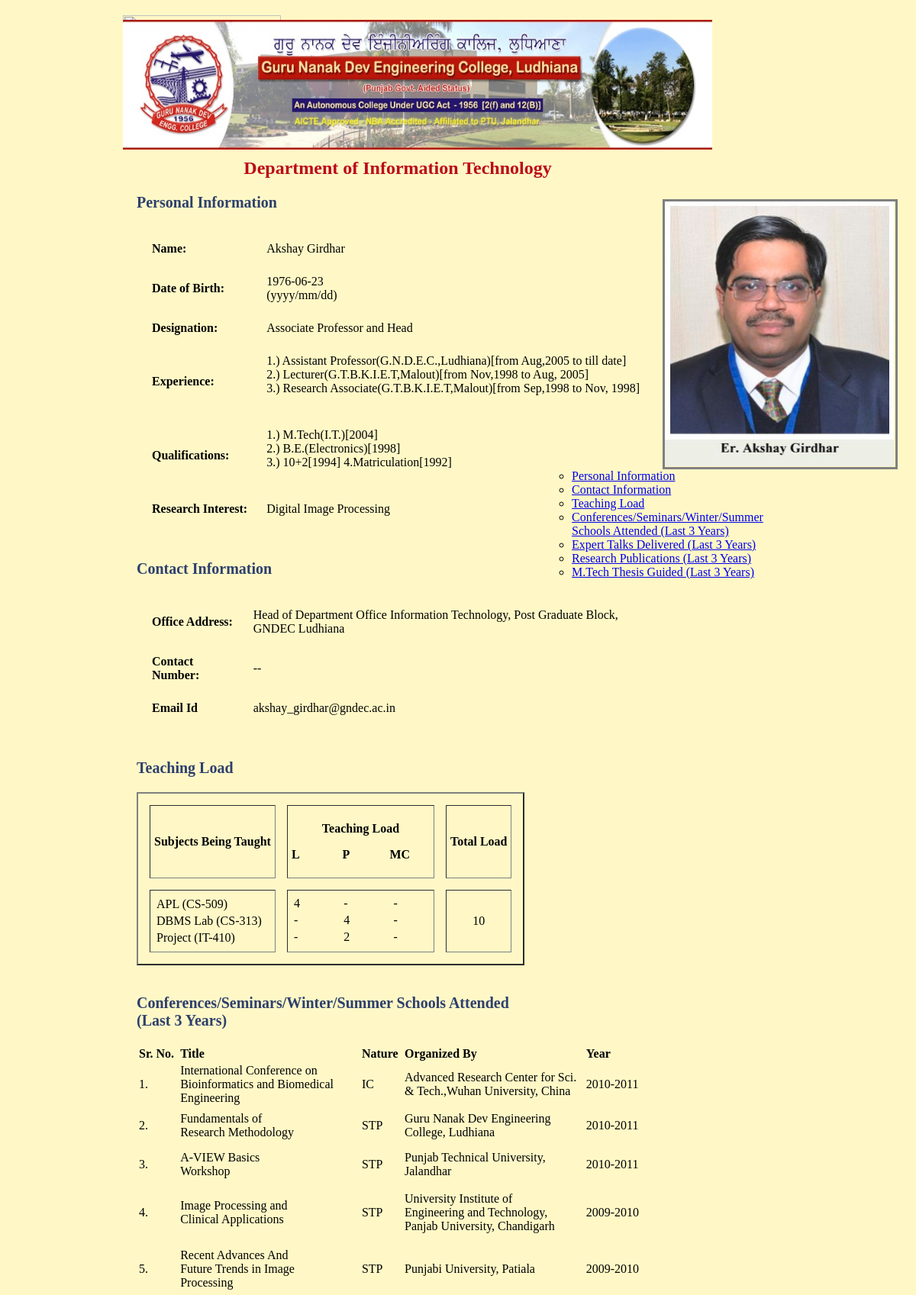
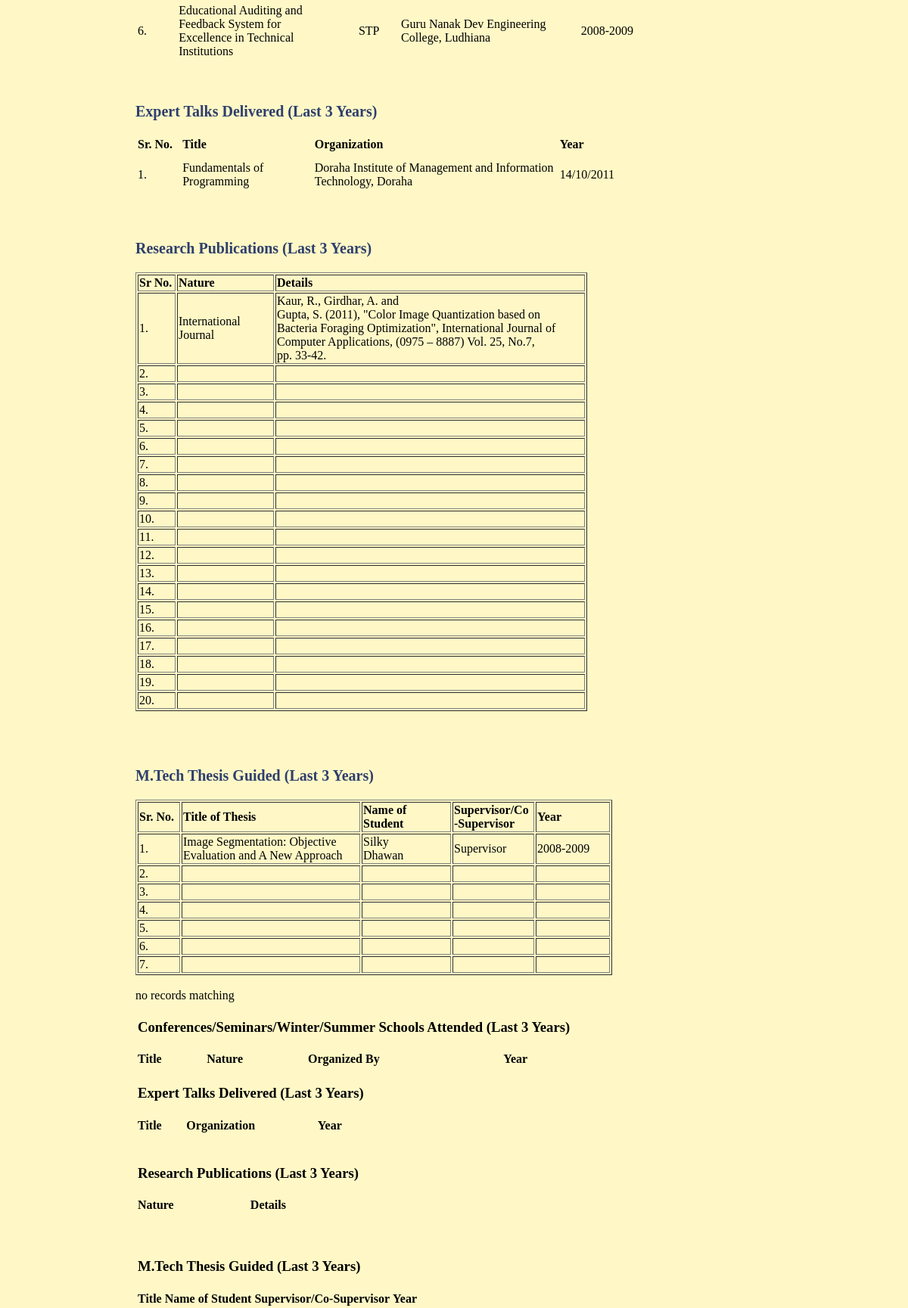
/AkshayGirdhar1.php, run on the app's committed database (2 pictures, top to bottom).
### tables this page shows
CREATE TABLE `profile` (
  `id` int(4) NOT NULL auto_increment,
  `username` varchar(80) NOT NULL,
  `password` varchar(10) NOT NULL,
  `name` varchar(50) NOT NULL,
  `dob` date NOT NULL,
  `designation` varchar(50) NOT NULL,
  `experience` varchar(500) NOT NULL,
  `qualification` varchar(500) NOT NULL,
  `research_interest` varchar(500) NOT NULL,
  `office_address` varchar(500) NOT NULL,
  `contact_no` varchar(50) NOT NULL,
  `e_id` varchar(50) NOT NULL,
  `conference` varchar(9999) NOT NULL,
  `expert_talk` varchar(9999) NOT NULL,
  `publication` varchar(9999) NOT NULL,
  `thesis_guided` varchar(9999) NOT NULL,
  PRIMARY KEY  (`id`),
  UNIQUE KEY `username` (`username`),
  UNIQUE KEY `username_2` (`username`),
  KEY `id` (`id`)
);

### AkshayGirdhar1.php (the view, shortened to what this page needs)
<!DOCTYPE html PUBLIC "-//W3C//DTD XHTML 1.0 Transitional//EN" "http://www.w3.org/TR/xhtml1/DTD/xhtml1-transitional.dtd">
<html xmlns="http://www.w3.org/1999/xhtml">
<head>
<link href="style.css" rel="stylesheet" type="text/css" />
</head>
<body bgcolor="fff8c6">
<div id="area">
  <div id="logo"><img src="images/logo.png" width="207" height="162" /></div>
  <div id="college"><img src="images/gne.jpg" width="772" height="170" /></div>
  <div id="photo"><img src="images/1.jpg" width="300" height="347" /> </div>
  <div class="style1" id="info">
    <div align="center" class="style8">Department of Information Technology</div>
    <p align="left" class="style2"><a name="PI">Personal Information</a></p>
    <table cellspacing="15" cellpadding="5">
      <tbody>
        <tr>
          <td><span class="style5"><strong>Name:</strong></span></td>
          <td><span class="style5">
          <?php
$mysqli=new mysqli("localhost","root","1397","faculty");
$sql="SELECT * FROM profile where id='1'";
if($result=$mysqli->query($sql))
{
if($result-> num_rows>0)
{
while($row=$result->fetch_array())
{
echo $row[3]. "<br>";
}
}
else
{
echo"no records matching";
}
}
else
{
echo"ERROR:could not execute $sql.".$mysqli->error;
}
?>
          </span></td>
        </tr>
        <tr>
          <td><span class="style5"><strong>Date of Birth:</strong></span></td>
          <td><span class="style5">
            <?php
$mysqli=new mysqli("localhost","root","1397","faculty");
$sql="SELECT * FROM profile where id='1'";
if($result=$mysqli->query($sql))
{
if($result-> num_rows>0)
{
while($row=$result->fetch_array())
{
echo $row[4]. "<br>";
}
}
else
{
echo"no records matching";
}
}
else
{
echo"ERROR:could not execute $sql.".$mysqli->error;
}
?>
(yyyy/mm/dd)          </span></td>
        </tr>
        <tr>
          <td><span class="style5"><strong>Designation:</strong></span></td>
          <td><span class="style5">
            <?php
$mysqli=new mysqli("localhost","root","","faculty");
$sql="SELECT * FROM profile where id='1'";
if($result=$mysqli->query($sql))
{
if($result-> num_rows>0)
{
while($row=$result->fetch_array())
{
echo $row[5]. "<br>";
}
}
else
{
echo"no records matching";
}
}
else
{
echo"ERROR:could not execute $sql.".$mysqli->error;
}
?>
          </span></td>
        </tr>
        <tr>
          <td><span class="style5"><strong>Experience:</strong></span></td>
          <td><span class="style5">
            <?php
$mysqli=new mysqli("localhost","root","","faculty");
$sql="SELECT * FROM profile where id='1'";
if($result=$mysqli->query($sql))
{
if($result-> num_rows>0)
{
while($row=$result->fetch_array())
{
echo $row[6]. "<br>";
}
}
else
{
echo"no records matching";
}
}
else
{
echo"ERROR:could not execute $sql.".$mysqli->error;
}
?>
            <br />
          </span></td>
        </tr>
        <tr>
          <td><span class="style5"><strong>Qualifications:</strong></span></td>
          <td><span class="style5">
            <?php
$mysqli=new mysqli("localhost","root","","faculty");
$sql="SELECT * FROM profile where id='1'";
if($result=$mysqli->query($sql))
{
if($result-> num_rows>0)
{
while($row=$result->fetch_array())
{
echo $row[7]. "<br>";
}
}
else
{
echo"no records matching";
}
}
else
{
echo"ERROR:could not execute $sql.".$mysqli->error;
}
?>
            <br />
          </span></td>
        </tr>
        <tr>
          <td><span class="style5"><strong>Research Interest:</strong></span></td>
          <td><span class="style5">
            <?php
$mysqli=new mysqli("localhost","root","","faculty");
$sql="SELECT * FROM profile where id='1'";
if($result=$mysqli->query($sql))
{
if($result-> num_rows>0)
{
while($row=$result->fetch_array())
{
echo $row[8]. "<br>";
}
}
else
{
echo"no records matching";
}
}
else
{
echo"ERROR:could not execute $sql.".$mysqli->error;
}
?>
          </span></td>
        </tr>
      </tbody>
    </table><br />
    <p align="left" class="style2"><a name="CI">Contact Information</a></p>
    <table cellspacing="15" cellpadding="5">
      <tbody>
        <tr>
          <td><span class="style10">Office Address:</span></td>
          <td><span class="style5">
            <?php
$mysqli=new mysqli("localhost","root","","faculty");
$sql="SELECT * FROM profile where id='1'";
if($result=$mysqli->query($sql))
{
if($result-> num_rows>0)
{
while($row=$result->fetch_array())
{
echo $row[9]. "<br>";
}
}
else
{
echo"no records matching";
}
}
else
{
echo"ERROR:could not execute $sql.".$mysqli->error;
}
?>
          </span></td>
        </tr>
        <tr>
          <td><span class="style5"><strong>Contact Number:</strong></span></td>
          <td><span class="style5">
            <?php
$mysqli=new mysqli("localhost","root","","faculty");
$sql="SELECT * FROM profile where id='1'";
if($result=$mysqli->query($sql))
{
if($result-> num_rows>0)
{
while($row=$result->fetch_array())
{
echo $row[10]. "<br>";
}
}
else
{
echo"no records matching";
}
}
else
{
echo"ERROR:could not execute $sql.".$mysqli->error;
}
?>
          </span></td>
        </tr>
        <tr>
          <td><span class="style5"><strong>Email Id</strong></span></td>
          <td><span class="style5">
            <?php
$mysqli=new mysqli("localhost","root","","faculty");
$sql="SELECT * FROM profile where id='1'";
if($result=$mysqli->query($sql))
{
if($result-> num_rows>0)
{
while($row=$result->fetch_array())
{
echo $row[11]. "<br>";
}
}
else
{
echo"no records matching";
}
}
else
{
echo"ERROR:could not execute $sql.".$mysqli->error;
}
?>
          </span></td>
        </tr>
      </tbody>
    </table><br />
    <p align="left" class="style2"><a name="TL">Teaching Load</a></p>
    <table cellspacing="15" cellpadding="5" border="2px">
      <tbody>
        <tr bordercolor="#666666">
          <td><span class="style10">Subjects Being Taught</span></td>
          <td><p align="center" class="style10">Teaching Load</p>
              <p class="style10">L&nbsp;&nbsp;&nbsp;&nbsp;&nbsp;&nbsp;&nbsp;&nbsp;&nbsp;&nbsp;&nbsp;&nbsp;&nbsp;&nbsp;P&nbsp;&nbsp;&nbsp;&nbsp;&nbsp;&nbsp;&nbsp;&nbsp;&nbsp;&nbsp;&nbsp;&nbsp;&nbsp;MC</p></td>
          <td><span class="style10">Total Load</span></td>
        </tr>
        <tr>
          <td><table>
              <tr>
                <td><span class="style5">APL (CS-509)</span></td>
              </tr>
              <tr>
                <td><span class="style5">DBMS Lab (CS-313)</span></td>
              </tr>
              <tr>
                <td><span class="style5">Project (IT-410)</span></td>
              </tr>
          </table></td>
          <td><table width="181">
              <tr>
                <td><div align="left" class="style5">4</div></td>
                <td><div align="left" class="style5">-</div></td>
                <td><span class="style5">-</span></td>
              </tr>
              <tr>
                <td><div align="left" class="style5">-</div></td>
                <td><div align="left" class="style5">4</div></td>
                <td><span class="style5">-</span></td>
              </tr>
            <tr>
                <td><div align="left" class="style5">-</div></td>
              <td><div align="left" class="style5">2</div></td>
              <td><span class="style5">-</span></td>
            </tr>
          </table></td>
          <td><div align="center"><span class="style5">10</span> </div></td>
        </tr>
      </tbody>
    </table>
    <br />
    <p align="left" class="style2"><a name="CSWS">Conferences/Seminars/Winter/Summer Schools Attended<br />(Last 3 Years)</a></p>
       <span class="style5">
       <?php
$mysqli=new mysqli("localhost","root","","faculty");
$sql="SELECT * FROM profile where id='1'";
if($result=$mysqli->query($sql))
{
if($result-> num_rows>0)
{
while($row=$result->fetch_array())
{
echo $row[12]. "<br>";
}
}
else
{
echo"no records matching";
}
}
else
{
echo"ERROR:could not execute $sql.".$mysqli->error;
}
?>
       </span><br />
    <p align="left" class="style2"><a name="ET">Expert Talks Delivered (Last 3 Years)</a></p>
    <span class="style5">
    <?php
$mysqli=new mysqli("localhost","root","","faculty");
$sql="SELECT * FROM profile where id='1'";
if($result=$mysqli->query($sql))
{
if($result-> num_rows>0)
{
while($row=$result->fetch_array())
{
echo $row[13]. "<br>";
}
}
else
{
echo"no records matching";
}
}
else
{
echo"ERROR:could not execute $sql.".$mysqli->error;
}
?>
    </span><br />
    <p align="left" class="style2"><a name="RP">Research Publications (Last 3 Years)</a></p>
    <span class="style5">
    <?php
$mysqli=new mysqli("localhost","root","","faculty");
$sql="SELECT * FROM profile where id='1'";
if($result=$mysqli->query($sql))
{
if($result-> num_rows>0)
{
while($row=$result->fetch_array())
{
echo $row[14]. "<br>";
}
}
else
{
echo"no records matching";
}
}
else
{
echo"ERROR:could not execute $sql.".$mysqli->error;
}
?>
    </span><br />
    <br />
    <p align="left" class="style2"><a name="TG">M.Tech Thesis Guided (Last 3 Years)</a></p>
    <p align="left" class="style2"><span class="style5">
      <?php
$mysqli=new mysqli("localhost","root","","faculty");
$sql="SELECT * FROM profile where id='1'";
if($result=$mysqli->query($sql))
{
if($result-> num_rows>0)
{
while($row=$result->fetch_array())
{
echo $row[15]. "<br>";
}
}
else
{
echo"no records matching";
}
}
else
{
echo"ERROR:could not execute $sql.".$mysqli->error;
}
	include("profile.php");
?>
  <div id="inline1">
  <ul type="circle">
  	<li><a href="#PI">Personal Information</a><br /></li>
  	<li><a href="#CI">Contact Information</a><br /></li>
  	<li><a href="#TL">Teaching Load</a><br /></li>
  	<li><a href="#CSWS">Conferences/Seminars/Winter/Summer Schools Attended (Last 3 Years)</a><br /></li>
  	<li><a href="#ET">Expert Talks Delivered (Last 3 Years)</a><br /></li>
 	<li><a href="#RP">Research Publications (Last 3 Years)</a><br /></li>
	<li><a href="#TG">M.Tech Thesis Guided (Last 3 Years)</a><br /></li>
   </ul>
  </div>
</body>
</html>

### style.css (style rules this page uses)
#college { height:148px; width:900px; position:absolute; top:6px; left: 0px; }
#photo { width:302px; height:348px; position:absolute; left: 707px; top: 241px; border:3px solid gray; }

### AkshayGirdhar1.php (style rules this page uses)
#info { width:684px; height:539px; position:absolute; left: 18px; top: 187px; }
#inline1 { width:303px; height:300px; position:absolute; left: 709px; top: 599px; }
.style1 { font-size: 16px }
.style2 { font-size: 20px; color: #2E3F6D; font-weight: bold; }
.style5 { font-size: 16px }
.style8 { color: #BB0919; font-weight: bold; font-size: 24px; }
.style10 { font-size: 16px; font-weight: bold; }

### data on the page
profile: name "Akshay Girdhar", dob "1976-06-23", designation "Associate Professor and Head", experience "1.) Assistant Professor(G.N.D.E.C.,Ludhiana)[from Aug,2005 to till date] 2.) Lecturer(G.T.B.K.I.E.T,Malout)[from Nov,1998 to Aug, 2005] 3.) Research Associate(G.T.B.K.I.E.T,Malout)[from Sep,1998 to Nov, 1998]", qualification "1.) M.Tech(I.T.)[2004] 2.) B.E.(Electronics)[1998] 3.) 10+2[1994] 4.Matriculation[1992]", research_interest "Digital Image Processing", office_address "Head of Department Office Information Technology, Post Graduate Block, GNDEC Ludhiana", contact_no "--", e "akshay_girdhar@gndec.ac.in", conference "Sr. No. Title Nature Organized By Year 1. International Conference on Bioinformatics and Biomedical Engineering IC Advanced Research Center for Sci. & Tech.,Wuhan University, China 2010-2011 2. Fundamentals of Research Methodology STP Guru Nanak Dev Engineering College, Ludhiana 2010-2011 3. A-VIEW Basics Workshop STP Punjab Technical University, Jalandhar 2010-2011 4. Image Processing and Clinical Applications STP University Institute of Engineering and Technology, Panjab University, Chandigarh 2009-2010 5. Recent Advances And Future Trends in Image Processing STP Punjabi University, Patiala 2009-2010 6. Educational Auditing and Feedback System for Excellence in Technical Institutions STP…", expert_talk "Sr. No. Title Organization Year 1. Fundamentals of Programming Doraha Institute of Management and Information Technology, Doraha 14/10/2011", publication "Sr No. Nature Details 1. International Journal Kaur, R., Girdhar, A. and Gupta, S. (2011), \"Color Image Quantization based on Bacteria Foraging Optimization\", International Journal of Computer Applications, (0975 – 8887) Vol. 25, No.7, pp. 33-42. 2. 3. 4. 5. 6. 7. 8. 9. 10. 11. 12. 13. 14. 15. 16. 17. 18. 19. 20.", thesis_guided "Sr. No. Title of Thesis Name of Student Supervisor/Co -Supervisor Year 1. Image Segmentation: Objective Evaluation and A New Approach Silky Dhawan Supervisor 2008-2009 2. 3. 4. 5. 6. 7."
